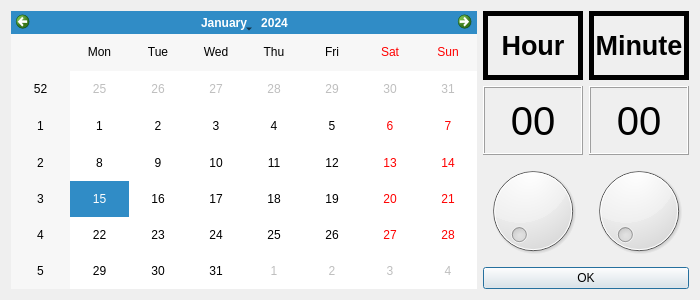
<?xml version="1.0" encoding="UTF-8"?>
<ui version="4.0">
 <class>CalendarWithTime_Widget</class>
 <widget class="QDialog" name="CalendarWithTime_Widget">
  <property name="geometry">
   <rect>
    <x>0</x>
    <y>0</y>
    <width>700</width>
    <height>300</height>
   </rect>
  </property>
  <property name="sizePolicy">
   <sizepolicy hsizetype="Fixed" vsizetype="Fixed">
    <horstretch>0</horstretch>
    <verstretch>0</verstretch>
   </sizepolicy>
  </property>
  <property name="minimumSize">
   <size>
    <width>700</width>
    <height>300</height>
   </size>
  </property>
  <property name="maximumSize">
   <size>
    <width>700</width>
    <height>300</height>
   </size>
  </property>
  <layout class="QHBoxLayout" name="horizontalLayout_2">
   <item>
    <widget class="QCalendarWidget" name="calendarWidget"/>
   </item>
   <item>
    <layout class="QVBoxLayout" name="verticalLayout">
     <item>
      <layout class="QHBoxLayout" name="horizontalLayout">
       <item>
        <layout class="QVBoxLayout" name="hour_verticalLayout">
         <item>
          <widget class="QLabel" name="hourTitle_label">
           <property name="font">
            <font>
             <pointsize>20</pointsize>
             <bold>true</bold>
            </font>
           </property>
           <property name="frameShape">
            <enum>QFrame::Box</enum>
           </property>
           <property name="frameShadow">
            <enum>QFrame::Plain</enum>
           </property>
           <property name="lineWidth">
            <number>5</number>
           </property>
           <property name="text">
            <string>Hour</string>
           </property>
           <property name="alignment">
            <set>Qt::AlignCenter</set>
           </property>
          </widget>
         </item>
         <item>
          <widget class="QLabel" name="hourValue_label">
           <property name="font">
            <font>
             <pointsize>30</pointsize>
            </font>
           </property>
           <property name="frameShape">
            <enum>QFrame::Box</enum>
           </property>
           <property name="frameShadow">
            <enum>QFrame::Raised</enum>
           </property>
           <property name="text">
            <string>00</string>
           </property>
           <property name="alignment">
            <set>Qt::AlignCenter</set>
           </property>
          </widget>
         </item>
         <item>
          <widget class="QDial" name="hour_dial">
           <property name="maximum">
            <number>23</number>
           </property>
          </widget>
         </item>
        </layout>
       </item>
       <item>
        <layout class="QVBoxLayout" name="minute_verticalLayout">
         <item>
          <widget class="QLabel" name="minuteTitle_label">
           <property name="font">
            <font>
             <pointsize>20</pointsize>
             <bold>true</bold>
            </font>
           </property>
           <property name="frameShape">
            <enum>QFrame::Box</enum>
           </property>
           <property name="frameShadow">
            <enum>QFrame::Plain</enum>
           </property>
           <property name="lineWidth">
            <number>5</number>
           </property>
           <property name="text">
            <string>Minute</string>
           </property>
           <property name="alignment">
            <set>Qt::AlignCenter</set>
           </property>
          </widget>
         </item>
         <item>
          <widget class="QLabel" name="minuteValue_label">
           <property name="font">
            <font>
             <pointsize>30</pointsize>
            </font>
           </property>
           <property name="frameShape">
            <enum>QFrame::Box</enum>
           </property>
           <property name="frameShadow">
            <enum>QFrame::Raised</enum>
           </property>
           <property name="text">
            <string>00</string>
           </property>
           <property name="alignment">
            <set>Qt::AlignCenter</set>
           </property>
          </widget>
         </item>
         <item>
          <widget class="QDial" name="minute_dial">
           <property name="maximum">
            <number>59</number>
           </property>
          </widget>
         </item>
        </layout>
       </item>
      </layout>
     </item>
     <item>
      <widget class="QPushButton" name="ok_pushButton">
       <property name="text">
        <string>OK</string>
       </property>
      </widget>
     </item>
    </layout>
   </item>
  </layout>
 </widget>
 <resources/>
 <connections/>
</ui>
